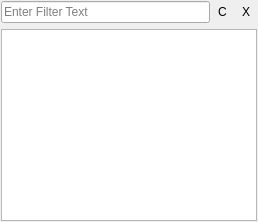
       <widget class="QWidget" name="allDecayTab">
        <attribute name="title">
         <string>All Decays</string>
        </attribute>
        <layout class="QGridLayout" name="gridLayout_2">
         <property name="horizontalSpacing">
          <number>1</number>
         </property>
         <property name="margin">
          <number>1</number>
         </property>
         <item row="0" column="0">
          <widget class="LineEdit" name="decayFilterLineEdit">
           <property name="placeholderText">
            <string>Enter Filter Text</string>
           </property>
          </widget>
         </item>
         <item row="0" column="2">
          <widget class="QToolButton" name="decayTreeExpandButton">
           <property name="toolTip">
            <string>Expand Tree</string>
           </property>
           <property name="text">
            <string>X</string>
           </property>
           <property name="icon">
            <iconset resource="nuclei.qrc">
             <normaloff>:/format-indent-more.png</normaloff>:/format-indent-more.png</iconset>
           </property>
           <property name="autoRaise">
            <bool>true</bool>
           </property>
          </widget>
         </item>
         <item row="0" column="1">
          <widget class="QToolButton" name="decayTreeCollapseButton">
           <property name="toolTip">
            <string>Collapse Tree</string>
           </property>
           <property name="text">
            <string>C</string>
           </property>
           <property name="icon">
            <iconset resource="nuclei.qrc">
             <normaloff>:/format-justify-fill.png</normaloff>:/format-justify-fill.png</iconset>
           </property>
           <property name="autoRaise">
            <bool>true</bool>
           </property>
          </widget>
         </item>
         <item row="1" column="0" colspan="3">
          <widget class="TreeView" name="decayTreeView">
           <property name="alternatingRowColors">
            <bool>true</bool>
           </property>
           <property name="allColumnsShowFocus">
            <bool>true</bool>
           </property>
           <attribute name="headerVisible">
            <bool>false</bool>
           </attribute>
          </widget>
         </item>
        </layout>
       </widget>
